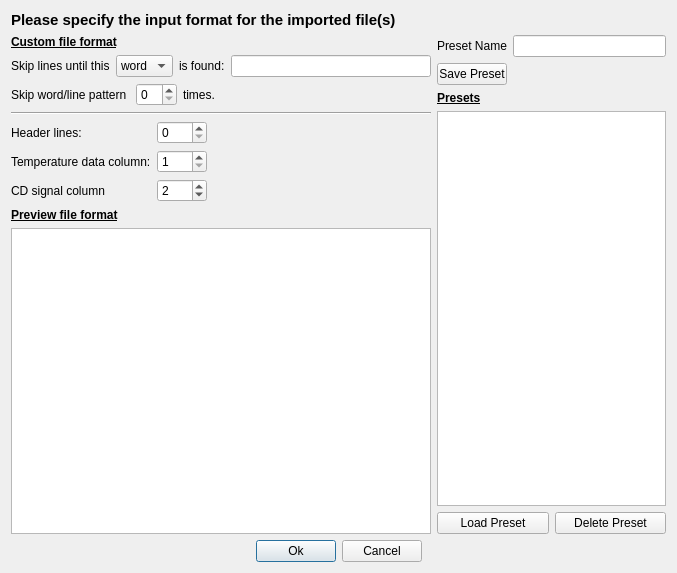
<?xml version="1.0" encoding="UTF-8"?>
<ui version="4.0">
 <class>customFormat</class>
 <widget class="QDialog" name="customFormat">
  <property name="geometry">
   <rect>
    <x>0</x>
    <y>0</y>
    <width>677</width>
    <height>573</height>
   </rect>
  </property>
  <property name="minimumSize">
   <size>
    <width>250</width>
    <height>170</height>
   </size>
  </property>
  <property name="maximumSize">
   <size>
    <width>1000</width>
    <height>1000</height>
   </size>
  </property>
  <property name="windowTitle">
   <string>CDpal</string>
  </property>
  <property name="windowIcon">
   <iconset resource="img/icon.qrc">
    <normaloff>:/img/logo.png</normaloff>:/img/logo.png</iconset>
  </property>
  <layout class="QGridLayout" name="gridLayout">
   <item row="0" column="0">
    <widget class="QLabel" name="label_12">
     <property name="font">
      <font>
       <pointsize>11</pointsize>
       <weight>75</weight>
       <bold>true</bold>
       <underline>false</underline>
      </font>
     </property>
     <property name="text">
      <string>Please specify the input format for the imported file(s)</string>
     </property>
    </widget>
   </item>
   <item row="1" column="0">
    <layout class="QHBoxLayout" name="horizontalLayout_8">
     <item>
      <layout class="QVBoxLayout" name="verticalLayout_4">
       <item>
        <layout class="QVBoxLayout" name="verticalLayout_2">
         <item>
          <widget class="QLabel" name="label_4">
           <property name="font">
            <font>
             <weight>75</weight>
             <bold>true</bold>
             <underline>true</underline>
            </font>
           </property>
           <property name="text">
            <string>Custom file format</string>
           </property>
          </widget>
         </item>
         <item>
          <layout class="QHBoxLayout" name="horizontalLayout_3">
           <item>
            <widget class="QLabel" name="label_5">
             <property name="text">
              <string>Skip lines until this</string>
             </property>
            </widget>
           </item>
           <item>
            <widget class="QComboBox" name="patternBox">
             <item>
              <property name="text">
               <string>word</string>
              </property>
             </item>
             <item>
              <property name="text">
               <string>line</string>
              </property>
             </item>
            </widget>
           </item>
           <item>
            <widget class="QLabel" name="label_6">
             <property name="text">
              <string>is found:</string>
             </property>
            </widget>
           </item>
           <item>
            <widget class="QLineEdit" name="patternEdit">
             <property name="minimumSize">
              <size>
               <width>200</width>
               <height>0</height>
              </size>
             </property>
            </widget>
           </item>
          </layout>
         </item>
         <item>
          <layout class="QHBoxLayout" name="horizontalLayout_11">
           <item>
            <widget class="QLabel" name="label_10">
             <property name="text">
              <string>Skip word/line pattern </string>
             </property>
            </widget>
           </item>
           <item>
            <widget class="QSpinBox" name="skipBox">
             <property name="maximumSize">
              <size>
               <width>60</width>
               <height>16777215</height>
              </size>
             </property>
            </widget>
           </item>
           <item>
            <widget class="QLabel" name="label_11">
             <property name="text">
              <string>times.</string>
             </property>
            </widget>
           </item>
           <item>
            <spacer name="horizontalSpacer_5">
             <property name="orientation">
              <enum>Qt::Horizontal</enum>
             </property>
             <property name="sizeHint" stdset="0">
              <size>
               <width>40</width>
               <height>20</height>
              </size>
             </property>
            </spacer>
           </item>
          </layout>
         </item>
         <item>
          <widget class="Line" name="line">
           <property name="orientation">
            <enum>Qt::Horizontal</enum>
           </property>
          </widget>
         </item>
         <item>
          <layout class="QHBoxLayout" name="horizontalLayout_6">
           <item>
            <layout class="QVBoxLayout" name="verticalLayout">
             <item>
              <layout class="QHBoxLayout" name="horizontalLayout">
               <item>
                <widget class="QLabel" name="label">
                 <property name="text">
                  <string>Header lines:</string>
                 </property>
                </widget>
               </item>
               <item>
                <widget class="QSpinBox" name="headerBox">
                 <property name="minimumSize">
                  <size>
                   <width>50</width>
                   <height>0</height>
                  </size>
                 </property>
                 <property name="maximumSize">
                  <size>
                   <width>50</width>
                   <height>16777215</height>
                  </size>
                 </property>
                 <property name="maximum">
                  <number>9999</number>
                 </property>
                </widget>
               </item>
              </layout>
             </item>
             <item>
              <layout class="QHBoxLayout" name="horizontalLayout_4">
               <item>
                <widget class="QLabel" name="typeLabel">
                 <property name="text">
                  <string>Temperature data column:</string>
                 </property>
                </widget>
               </item>
               <item>
                <widget class="QSpinBox" name="tempBox">
                 <property name="minimumSize">
                  <size>
                   <width>50</width>
                   <height>0</height>
                  </size>
                 </property>
                 <property name="maximumSize">
                  <size>
                   <width>50</width>
                   <height>16777215</height>
                  </size>
                 </property>
                 <property name="minimum">
                  <number>1</number>
                 </property>
                </widget>
               </item>
              </layout>
             </item>
             <item>
              <layout class="QHBoxLayout" name="horizontalLayout_5">
               <item>
                <widget class="QLabel" name="label_3">
                 <property name="text">
                  <string>CD signal column</string>
                 </property>
                </widget>
               </item>
               <item>
                <widget class="QSpinBox" name="cdBox">
                 <property name="minimumSize">
                  <size>
                   <width>50</width>
                   <height>0</height>
                  </size>
                 </property>
                 <property name="maximumSize">
                  <size>
                   <width>50</width>
                   <height>16777215</height>
                  </size>
                 </property>
                 <property name="minimum">
                  <number>1</number>
                 </property>
                 <property name="value">
                  <number>2</number>
                 </property>
                </widget>
               </item>
              </layout>
             </item>
            </layout>
           </item>
           <item>
            <spacer name="horizontalSpacer">
             <property name="orientation">
              <enum>Qt::Horizontal</enum>
             </property>
             <property name="sizeHint" stdset="0">
              <size>
               <width>40</width>
               <height>20</height>
              </size>
             </property>
            </spacer>
           </item>
          </layout>
         </item>
        </layout>
       </item>
       <item>
        <layout class="QVBoxLayout" name="verticalLayout_5">
         <item>
          <widget class="QLabel" name="label_8">
           <property name="font">
            <font>
             <weight>75</weight>
             <bold>true</bold>
             <underline>true</underline>
            </font>
           </property>
           <property name="text">
            <string>Preview file format</string>
           </property>
          </widget>
         </item>
         <item>
          <widget class="QTextBrowser" name="previewBrowser">
           <property name="lineWrapMode">
            <enum>QTextEdit::NoWrap</enum>
           </property>
          </widget>
         </item>
        </layout>
       </item>
      </layout>
     </item>
     <item>
      <layout class="QVBoxLayout" name="verticalLayout_3">
       <item>
        <layout class="QHBoxLayout" name="horizontalLayout_9">
         <item>
          <widget class="QLabel" name="label_9">
           <property name="minimumSize">
            <size>
             <width>70</width>
             <height>0</height>
            </size>
           </property>
           <property name="text">
            <string>Preset Name</string>
           </property>
          </widget>
         </item>
         <item>
          <widget class="QLineEdit" name="presetEdit"/>
         </item>
        </layout>
       </item>
       <item>
        <layout class="QHBoxLayout" name="horizontalLayout_7">
         <item>
          <widget class="QPushButton" name="saveButton">
           <property name="maximumSize">
            <size>
             <width>70</width>
             <height>16777215</height>
            </size>
           </property>
           <property name="text">
            <string>Save Preset</string>
           </property>
          </widget>
         </item>
         <item>
          <spacer name="horizontalSpacer_4">
           <property name="orientation">
            <enum>Qt::Horizontal</enum>
           </property>
           <property name="sizeHint" stdset="0">
            <size>
             <width>40</width>
             <height>20</height>
            </size>
           </property>
          </spacer>
         </item>
        </layout>
       </item>
       <item>
        <widget class="QLabel" name="label_7">
         <property name="font">
          <font>
           <weight>75</weight>
           <bold>true</bold>
           <underline>true</underline>
          </font>
         </property>
         <property name="text">
          <string>Presets</string>
         </property>
        </widget>
       </item>
       <item>
        <widget class="QListWidget" name="presetWidget"/>
       </item>
       <item>
        <layout class="QHBoxLayout" name="horizontalLayout_10">
         <item>
          <widget class="QPushButton" name="loadButton">
           <property name="text">
            <string>Load Preset</string>
           </property>
          </widget>
         </item>
         <item>
          <widget class="QPushButton" name="deleteButton">
           <property name="text">
            <string>Delete Preset</string>
           </property>
          </widget>
         </item>
        </layout>
       </item>
      </layout>
     </item>
    </layout>
   </item>
   <item row="2" column="0">
    <layout class="QHBoxLayout" name="horizontalLayout_2">
     <item>
      <spacer name="horizontalSpacer_2">
       <property name="orientation">
        <enum>Qt::Horizontal</enum>
       </property>
       <property name="sizeHint" stdset="0">
        <size>
         <width>40</width>
         <height>20</height>
        </size>
       </property>
      </spacer>
     </item>
     <item>
      <widget class="QPushButton" name="okButton">
       <property name="maximumSize">
        <size>
         <width>85</width>
         <height>16777215</height>
        </size>
       </property>
       <property name="text">
        <string>Ok</string>
       </property>
       <property name="default">
        <bool>true</bool>
       </property>
      </widget>
     </item>
     <item>
      <widget class="QPushButton" name="cancelButton">
       <property name="maximumSize">
        <size>
         <width>85</width>
         <height>16777215</height>
        </size>
       </property>
       <property name="text">
        <string>Cancel</string>
       </property>
      </widget>
     </item>
     <item>
      <spacer name="horizontalSpacer_3">
       <property name="orientation">
        <enum>Qt::Horizontal</enum>
       </property>
       <property name="sizeHint" stdset="0">
        <size>
         <width>40</width>
         <height>20</height>
        </size>
       </property>
      </spacer>
     </item>
    </layout>
   </item>
  </layout>
 </widget>
 <resources>
  <include location="img/icon.qrc"/>
 </resources>
 <connections/>
</ui>
